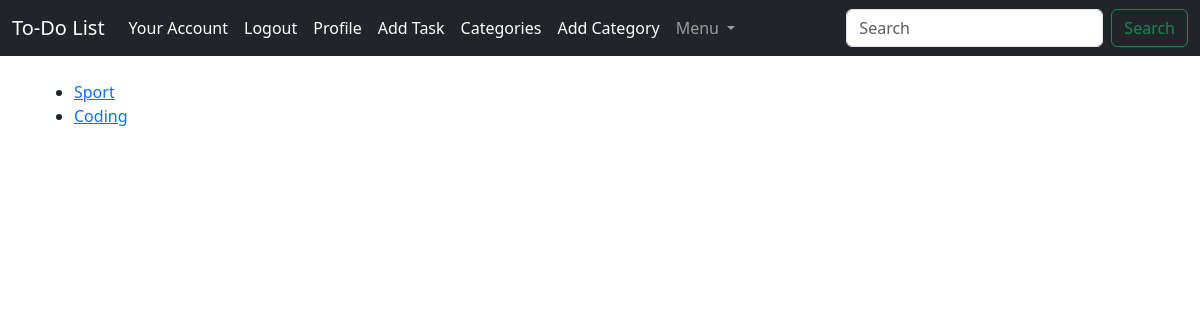
The app's page /category/ (signed in), older data.
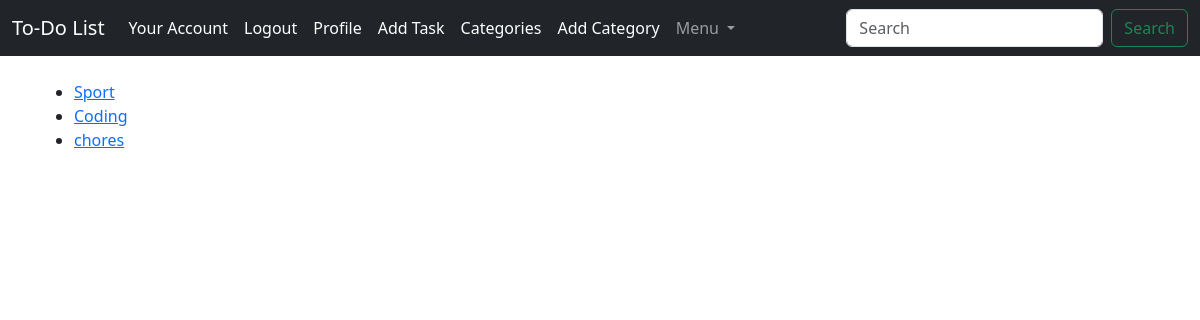
The same page, newer data.
### page/models.py (models this page shows)
class Category(models.Model):
    name = models.CharField(max_length=100)
    def __str__(self):
        return self.name

### page/views.py (the view)
# urls.py: path("category/", AllCategories.as_view(), name="all_categories"),
class AllCategories(ListView):
    model = Category
    template_name = "all_categories.html"
    context_object_name = "categories"
    def get_queryset(self):
        return Category.objects.all()

### page/templates/all_categories.html
{% extends 'base.html' %}
{% block content %}
<ul>
    {% for category in categories %}
        <li>
            <a href="{% url 'each_category' category %}">{{ category }}</a>
        </li>
    {% endfor %}
</ul>
{% endblock %}

Row changes from the older to the newer data that the page shows:
added Category: name "chores"
